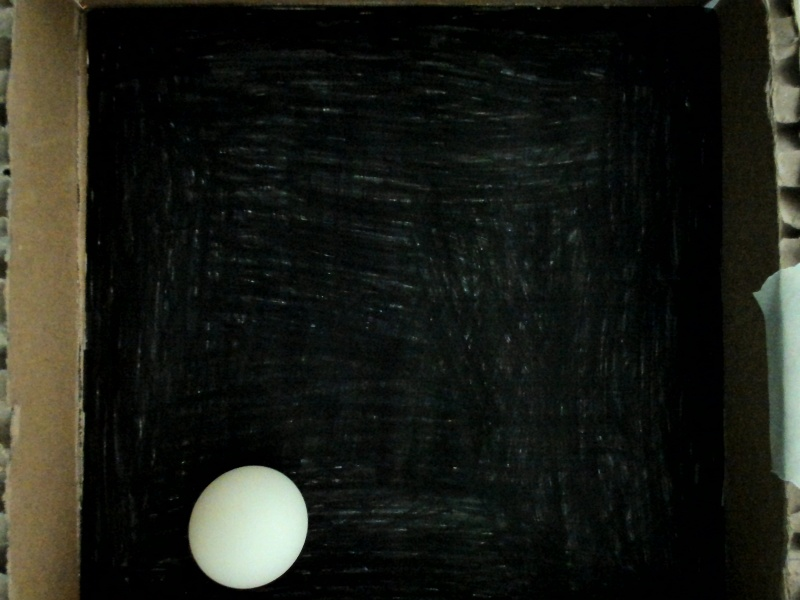
#> input picture src/ball_detection/images/ball_on_plate.jpg, 800 x 600 px
$ jupyter execute ball_tracker_approach_1.ipynb
#> lines starting #> are read from the running program, lines starting #| are printed output that depends on the picture; after the words box and inside, x2 and y2 are one past the last pixel; in counts of white or black regions, pixels touching at a corner belong together
[cell 1]
import cv2
import numpy as np
import matplotlib.pyplot as plt

[cell 2]
img_bgr = cv2.imread("images/ball_on_plate.jpg")
#> img_bgr is the input picture: shape (600, 800, 3); mean B, G, R 23.4, 30.1, 28.4
img_rgb = cv2.cvtColor(img_bgr, cv2.COLOR_BGR2RGB)

plt.imshow(img_rgb)
plt.show()

# Parameter für Ballverfolgung
crop = 50
bbox = 120
ball = None
last_detection_time = 0
last_roi = None
roi_reset_time = 0.5

[cell 3]
crop_top, crop_left = 0, 86
crop_bottom, crop_right = 0, 70
img = img_rgb[crop_top:img_rgb.shape[0] - crop_bottom, crop_left:img_rgb.shape[1] - crop_right]
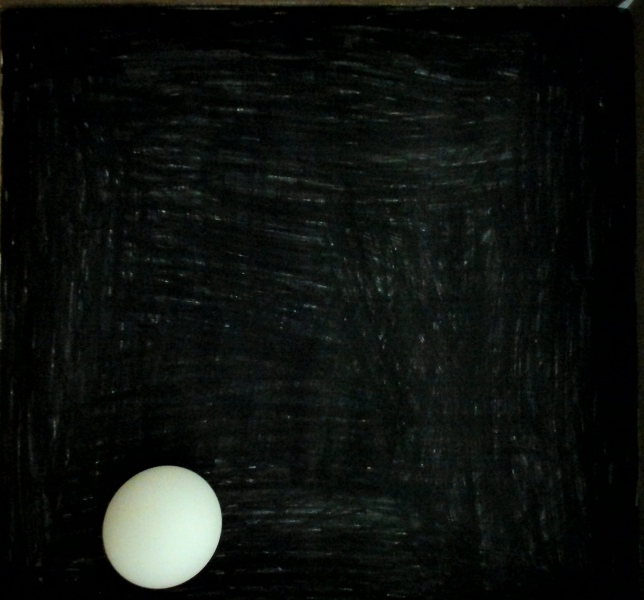
#> img: shape (600, 644, 3); mean R, G, B 14.3, 17.7, 15

plt.imshow(img)
plt.show()

[cell 4]
img_gray = cv2.cvtColor(img, cv2.COLOR_RGB2GRAY)
plt.imshow(img_gray)
plt.show()

[cell 5]
img_gray_blur = cv2.GaussianBlur(img_gray, (9, 9), 2)

plt.imshow(img_gray_blur)
plt.show()

[cell 6]
edges = cv2.Canny(img_gray_blur, 100, 200)
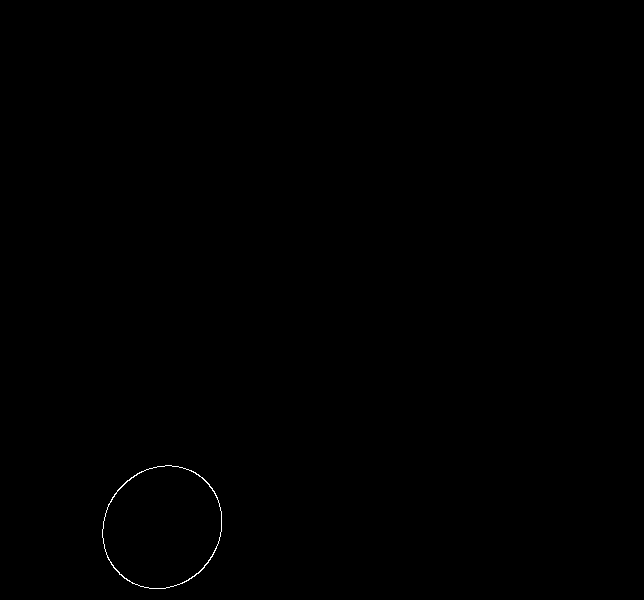
#> edges: shape (600, 644); 0.11% white in thin lines or dots, all inside (x1, y1, x2, y2) = (102, 465, 222, 589)

plt.imshow(edges)
plt.show()

[cell 7]
kernel = cv2.getStructuringElement(cv2.MORPH_ELLIPSE, (5, 5))

plt.imshow(kernel)
plt.show()
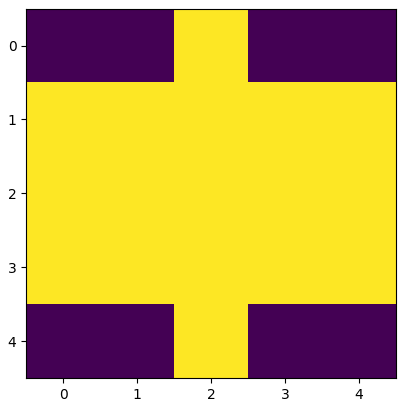
#> figure drawn by matplotlib, 1 panel

[cell 8]
edges_enhanced = cv2.dilate(edges, kernel, iterations=1)
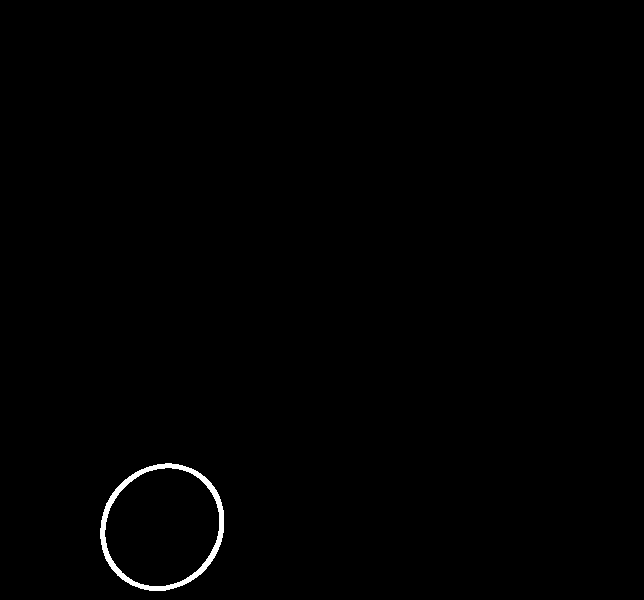
#> edges_enhanced: shape (600, 644); 0.52% white; 1 white region

plt.imshow(edges_enhanced)
plt.show()

[cell 9]
contours, _ = cv2.findContours(edges_enhanced, cv2.RETR_EXTERNAL, cv2.CHAIN_APPROX_SIMPLE)
#> contours = 1 contour; box (x1, y1, x2, y2) and area: (100, 463, 224, 591) 12265

print(f"Contours: {len(contours)}")
#| Contours: 1

largest_contour = max(contours, key=cv2.contourArea)
#> largest_contour = contour of 179 points, box (x1, y1, x2, y2) (100, 463, 224, 591), area 12265

print(f"largest_contour: {largest_contour}")
#> (printed output is left out)
print(f"largest_contour_length: {len(largest_contour)}")
#| largest_contour_length: 179
